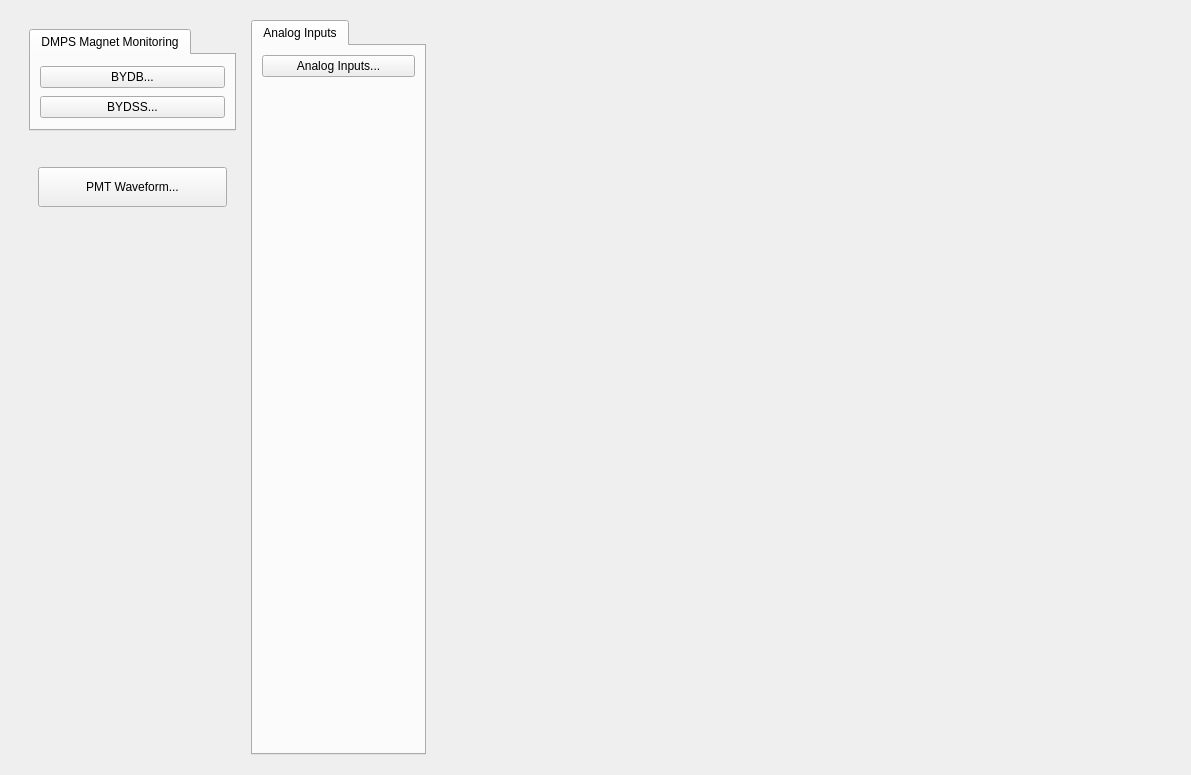
<?xml version="1.0" encoding="UTF-8"?>
<ui version="4.0">
 <class>Form</class>
 <widget class="QWidget" name="Form">
  <property name="geometry">
   <rect>
    <x>0</x>
    <y>0</y>
    <width>1191</width>
    <height>775</height>
   </rect>
  </property>
  <property name="windowTitle">
   <string>MPS DMPS Main</string>
  </property>
  <layout class="QGridLayout" name="gridLayout_6">
   <item row="0" column="0">
    <widget class="QFrame" name="frame_5">
     <property name="frameShape">
      <enum>QFrame::NoFrame</enum>
     </property>
     <property name="frameShadow">
      <enum>QFrame::Raised</enum>
     </property>
     <layout class="QGridLayout" name="gridLayout_5" columnstretch="1,3,0,0">
      <item row="0" column="2">
       <spacer name="horizontalSpacer">
        <property name="orientation">
         <enum>Qt::Horizontal</enum>
        </property>
        <property name="sizeHint" stdset="0">
         <size>
          <width>40</width>
          <height>20</height>
         </size>
        </property>
       </spacer>
      </item>
      <item row="0" column="0">
       <widget class="QFrame" name="frame_4">
        <property name="maximumSize">
         <size>
          <width>225</width>
          <height>16777215</height>
         </size>
        </property>
        <property name="frameShape">
         <enum>QFrame::NoFrame</enum>
        </property>
        <property name="frameShadow">
         <enum>QFrame::Raised</enum>
        </property>
        <layout class="QGridLayout" name="gridLayout_4" rowstretch="1,1,5">
         <item row="2" column="0">
          <spacer name="verticalSpacer_2">
           <property name="orientation">
            <enum>Qt::Vertical</enum>
           </property>
           <property name="sizeHint" stdset="0">
            <size>
             <width>20</width>
             <height>40</height>
            </size>
           </property>
          </spacer>
         </item>
         <item row="1" column="0">
          <widget class="QFrame" name="frame_3">
           <property name="frameShape">
            <enum>QFrame::NoFrame</enum>
           </property>
           <property name="frameShadow">
            <enum>QFrame::Raised</enum>
           </property>
           <layout class="QGridLayout" name="gridLayout_3">
            <item row="0" column="0">
             <widget class="PyDMRelatedDisplayButton" name="PyDMRelatedDisplayButton">
              <property name="minimumSize">
               <size>
                <width>150</width>
                <height>40</height>
               </size>
              </property>
              <property name="toolTip">
               <string/>
              </property>
              <property name="text">
               <string>PMT Waveform...</string>
              </property>
              <property name="filenames" stdset="0">
               <stringlist>
                <string>$PYDM/mps/mps_analog_channel.py</string>
               </stringlist>
              </property>
              <property name="showIcon" stdset="0">
               <bool>false</bool>
              </property>
              <property name="macros" stdset="0">
               <stringlist>
                <string>P=MPLN:UNDS:MP08:5,BAY=1,CH=0,LOCA=UNDS,IOC_UNIT=MP08,INST=5,CH_NUM=3,CH_NAME=PMT:DMPS:431,P_CH=FADC:DMPS:431,P_TYPE=LOSS</string>
               </stringlist>
              </property>
              <property name="openInNewWindow" stdset="0">
               <bool>true</bool>
              </property>
             </widget>
            </item>
           </layout>
          </widget>
         </item>
         <item row="0" column="0">
          <widget class="QTabWidget" name="tabWidget">
           <property name="currentIndex">
            <number>0</number>
           </property>
           <widget class="QWidget" name="tab">
            <attribute name="title">
             <string>DMPS Magnet Monitoring</string>
            </attribute>
            <layout class="QGridLayout" name="gridLayout_7">
             <item row="0" column="0">
              <widget class="PyDMEDMDisplayButton" name="PyDMEDMDisplayButton">
               <property name="minimumSize">
                <size>
                 <width>150</width>
                 <height>20</height>
                </size>
               </property>
               <property name="toolTip">
                <string/>
               </property>
               <property name="text">
                <string>BYDB...</string>
               </property>
               <property name="filenames" stdset="0">
                <stringlist>
                 <string>mps_byk_new</string>
                </stringlist>
               </property>
               <property name="showIcon" stdset="0">
                <bool>false</bool>
               </property>
               <property name="macros" stdset="0">
                <stringlist>
                 <string>P=BEND:DMPS:400,DEVICE=BYDB</string>
                </stringlist>
               </property>
              </widget>
             </item>
             <item row="1" column="0">
              <widget class="PyDMEDMDisplayButton" name="PyDMEDMDisplayButton_2">
               <property name="minimumSize">
                <size>
                 <width>150</width>
                 <height>20</height>
                </size>
               </property>
               <property name="toolTip">
                <string/>
               </property>
               <property name="text">
                <string>BYDSS...</string>
               </property>
               <property name="filenames" stdset="0">
                <stringlist>
                 <string>mps_byk_new</string>
                </stringlist>
               </property>
               <property name="showIcon" stdset="0">
                <bool>false</bool>
               </property>
               <property name="macros" stdset="0">
                <stringlist>
                 <string>P=BEND:DMPS:395,DEVICE=BYDSS</string>
                </stringlist>
               </property>
               <property name="openInNewWindow" stdset="0">
                <bool>true</bool>
               </property>
              </widget>
             </item>
            </layout>
           </widget>
          </widget>
         </item>
        </layout>
       </widget>
      </item>
      <item row="0" column="3">
       <widget class="QFrame" name="frame">
        <property name="frameShape">
         <enum>QFrame::NoFrame</enum>
        </property>
        <property name="frameShadow">
         <enum>QFrame::Raised</enum>
        </property>
        <layout class="QGridLayout" name="gridLayout">
         <item row="1" column="0">
          <widget class="PyDMDrawingImage" name="PyDMDrawingImage_3">
           <property name="minimumSize">
            <size>
             <width>80</width>
             <height>75</height>
            </size>
           </property>
           <property name="maximumSize">
            <size>
             <width>80</width>
             <height>75</height>
            </size>
           </property>
           <property name="toolTip">
            <string/>
           </property>
           <property name="styleSheet">
            <string notr="true"/>
           </property>
           <property name="brush" stdset="0">
            <brush brushstyle="SolidPattern">
             <color alpha="255">
              <red>193</red>
              <green>193</green>
              <blue>195</blue>
             </color>
            </brush>
           </property>
           <property name="filename" stdset="0">
            <string>lcls_mps_lockup_stacked_digital.png</string>
           </property>
          </widget>
         </item>
         <item row="0" column="0">
          <spacer name="verticalSpacer">
           <property name="orientation">
            <enum>Qt::Vertical</enum>
           </property>
           <property name="sizeHint" stdset="0">
            <size>
             <width>20</width>
             <height>40</height>
            </size>
           </property>
          </spacer>
         </item>
        </layout>
       </widget>
      </item>
      <item row="0" column="1">
       <widget class="QTabWidget" name="tabWidget_8">
        <property name="maximumSize">
         <size>
          <width>175</width>
          <height>16777215</height>
         </size>
        </property>
        <property name="currentIndex">
         <number>0</number>
        </property>
        <widget class="QWidget" name="tab_10">
         <property name="minimumSize">
          <size>
           <width>0</width>
           <height>250</height>
          </size>
         </property>
         <attribute name="title">
          <string>Analog Inputs</string>
         </attribute>
         <layout class="QGridLayout" name="gridLayout_23">
          <item row="0" column="0">
           <widget class="PyDMRelatedDisplayButton" name="PyDMRelatedDisplayButton_12">
            <property name="minimumSize">
             <size>
              <width>150</width>
              <height>20</height>
             </size>
            </property>
            <property name="toolTip">
             <string/>
            </property>
            <property name="text">
             <string>Analog Inputs...</string>
            </property>
            <property name="filenames" stdset="0">
             <stringlist>
              <string>mps_threshold_area.ui</string>
             </stringlist>
            </property>
            <property name="showIcon" stdset="0">
             <bool>false</bool>
            </property>
            <property name="macros" stdset="0">
             <stringlist>
              <string>{&quot;AREA&quot;:&quot;DMPS&quot;}</string>
             </stringlist>
            </property>
            <property name="openInNewWindow" stdset="0">
             <bool>true</bool>
            </property>
           </widget>
          </item>
          <item row="1" column="0">
           <spacer name="verticalSpacer_13">
            <property name="orientation">
             <enum>Qt::Vertical</enum>
            </property>
            <property name="sizeHint" stdset="0">
             <size>
              <width>20</width>
              <height>40</height>
             </size>
            </property>
           </spacer>
          </item>
         </layout>
        </widget>
       </widget>
      </item>
     </layout>
    </widget>
   </item>
  </layout>
 </widget>
 <customwidgets>
  <customwidget>
   <class>PyDMEDMDisplayButton</class>
   <extends>PyDMRelatedDisplayButton</extends>
   <header>edmbutton.edm_button</header>
   <container>1</container>
  </customwidget>
  <customwidget>
   <class>PyDMDrawingImage</class>
   <extends>QWidget</extends>
   <header>pydm.widgets.drawing</header>
  </customwidget>
  <customwidget>
   <class>PyDMRelatedDisplayButton</class>
   <extends>QPushButton</extends>
   <header>pydm.widgets.related_display_button</header>
  </customwidget>
 </customwidgets>
 <resources/>
 <connections/>
</ui>
